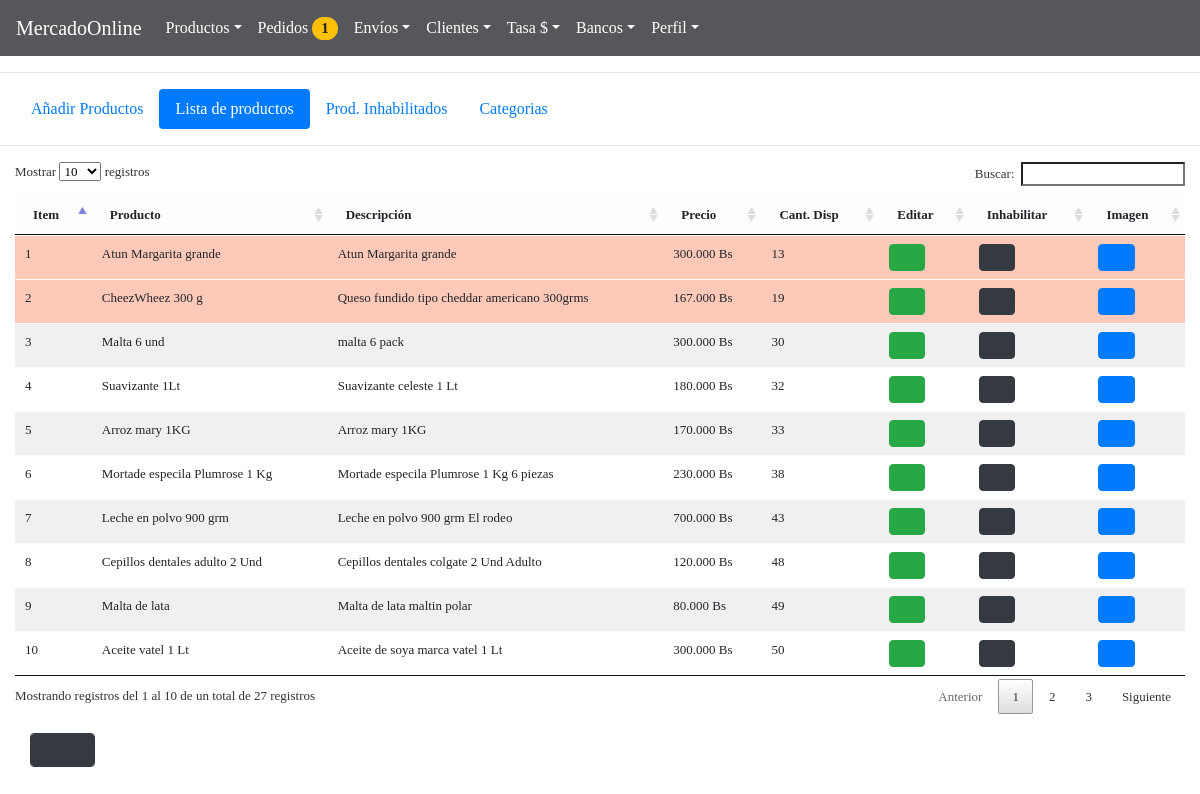
The page /BackAdmin/index.php?action=productList (signed in) on the database its author committed.
### tables this page shows
CREATE TABLE `productos` (
  `id` int(11) NOT NULL,
  `title` text NOT NULL,
  `description` text NOT NULL,
  `price` decimal(11,2) NOT NULL,
  `cant` int(11) NOT NULL,
  `route` text NOT NULL,
  `enable` int(11) NOT NULL,
  `idcategory` int(11) NOT NULL
);

### BackAdmin/models/connection.php (called while the page is built)
<?php
class connection{
	 public static function connect(){
	 	$link = new PDO("mysql:host=localhost;dbname=mercadoonline","root","");
	 	return $link;
	 }
}

### BackAdmin/models/productModel.php (called while the page is built, shortened)
<?php
require_once "connection.php";
 class productsModel{
 			public static function viewsProductsModel($table){
 			$stmt = connection::connect()->prepare("SELECT id,title, description, price, cant, route,enable FROM $table WHERE enable = 0 ORDER BY cant ASC");
		 	$stmt -> execute();
		 	return $stmt->fetchAll();
 			  }
 }

### BackAdmin/controllers/controllerPage.php (called while the page is built)
<?php
class page{
 public static function template(){
 			include "views/template.php";
 		}
 public static function pageConnectController(){
if (isset( $_GET["action"])) {
	 	$controllerPage = $_GET["action"];
}
else{
	$controllerPage ="index";
}
 	$answer = pageModel::pageConnectModel($controllerPage);
 	include $answer;
 }
}

### BackAdmin/controllers/productController.php (the view, shortened to what this page needs)
<?php
class productsController{
	 public static function viewsProductsController(){
	 		$answer = productsModel::viewsProductsModel("productos");
	 		foreach ($answer as $row =>$item) {
	 				$row = $row + 1;
	 				if ($item["cant"]<=10) {
	 					$alert = "style=background:#FC754D";
	 				}elseif ($item["cant"]<=20 and $item["cant"] >10) {
	 					$alert = "style=background:#FFC9B9";
	 				}
	 				else{
	 							$alert = "";
	 				}
	 echo '<tr>
	 			<td '.$alert.'>'.$row.'</td>
				<td '.$alert.'>'.$item["title"].'</td>
				<td '.$alert.'>'.$item["description"].'</td>
				<td '.$alert.'>'.number_format($item["price"], 0, ",", ".").' Bs</td>
				<td '.$alert.'>'.$item["cant"].'</td>
				<td '.$alert.'><a href="#edit'.$row.'"  data-toggle="modal">
				<button class="btn btn-success fa fa-pencil"></button></a>
				<div class="modal fade" id="edit'.$row.'" tabindex="-1" role="dialog" aria-labelledby="myModalLabel" ariahidden="true">
				<input type="text" class="form-control" value="'.$row.'" readonly>
				<input type="text" class="form-control" value="'.$item["id"].'" name="updateProductId" readonly>
				<input type="text" class="form-control" value="'.$item["title"].'" name="updateProductTitle">
				<input type="text" class="form-control" value="'.$item["description"].'" name="updateProductDescription">
				<input type="text" class="form-control" value="'.$item["price"].'" name="updateProductPrice">
				<input type="number" class="form-control" value="'.$item["cant"].'" name="updateProductCant">
				<input  style= "display:none"  type= "text" class="form-control" value="'.$item["route"].'" readonly name="productRoute">
				<input style= "display:none" type="text" class="form-control" value="'.$item["enable"].'" readonly name="productEnable">
				</td>
 				<form method="post" enctype="multipart/form-data">
				<td '.$alert.'><a href="#enable'.$row.'"  data-toggle="modal">
				<button class="btn btn-dark fa fa-eye"></button></a>
				<div class="modal fade" id="enable'.$row.'" tabindex="-1" role="dialog" aria-labelledby="myModalLabel" ariahidden="true">
				<input type="text" class="form-control" value="'.$item["id"].'" name="enableProductId" style="display:none">
				</td>
				</Form>
				<td '.$alert.'><a href="#image'.$row.'"  data-toggle="modal">
				<button class="btn btn-primary fa fa-image"></button></a>
				<div class="modal fade" id="image'.$row.'" tabindex="-1" role="dialog" aria-labelledby="myModalLabel" ariahidden="true">
				<img class="img-size"  style="width:250px"  src="views/img/'.substr($item["route"],10).'">
				</td>
				</tr>
				';
				}
	 }
}
?>

### BackAdmin/views/css/style.css (style rules this page uses)
* { margin: 0; padding: 0; list-style: none; text-decoration: none; font-family:"Pavanam-Regular"; }
body { text-align: center; margin: 0%; }

### rows shown on the page
productos: title "Atun Margarita grande", description "Atun Margarita grande", price "300.000", cant "13"
productos: title "CheezWheez 300 g", description "Queso fundido tipo cheddar americano 300grms", price "167.000", cant "19"
productos: title "Malta 6 und", description "malta 6 pack", price "300.000", cant "30"
productos: title "Suavizante 1Lt", description "Suavizante celeste 1 Lt", price "180.000", cant "32"
productos: title "Arroz mary 1KG", description "Arroz mary 1KG", price "170.000", cant "33"
productos: title "Mortade especila Plumrose 1 Kg", description "Mortade especila Plumrose 1 Kg 6 piezas", price "230.000", cant "38"
productos: title "Leche en polvo 900 grm", description "Leche en polvo 900 grm El rodeo", price "700.000", cant "43"
productos: title "Cepillos dentales adulto 2 Und", description "Cepillos dentales colgate 2 Und Adulto", price "120.000", cant "48"
productos: title "Malta de lata", description "Malta de lata maltin polar", price "80.000", cant "49"
productos: title "Aceite vatel 1 Lt", description "Aceite de soya marca vatel 1 Lt", price "300.000", cant "50"

### other values the page prints
$answer["id"] "1"
